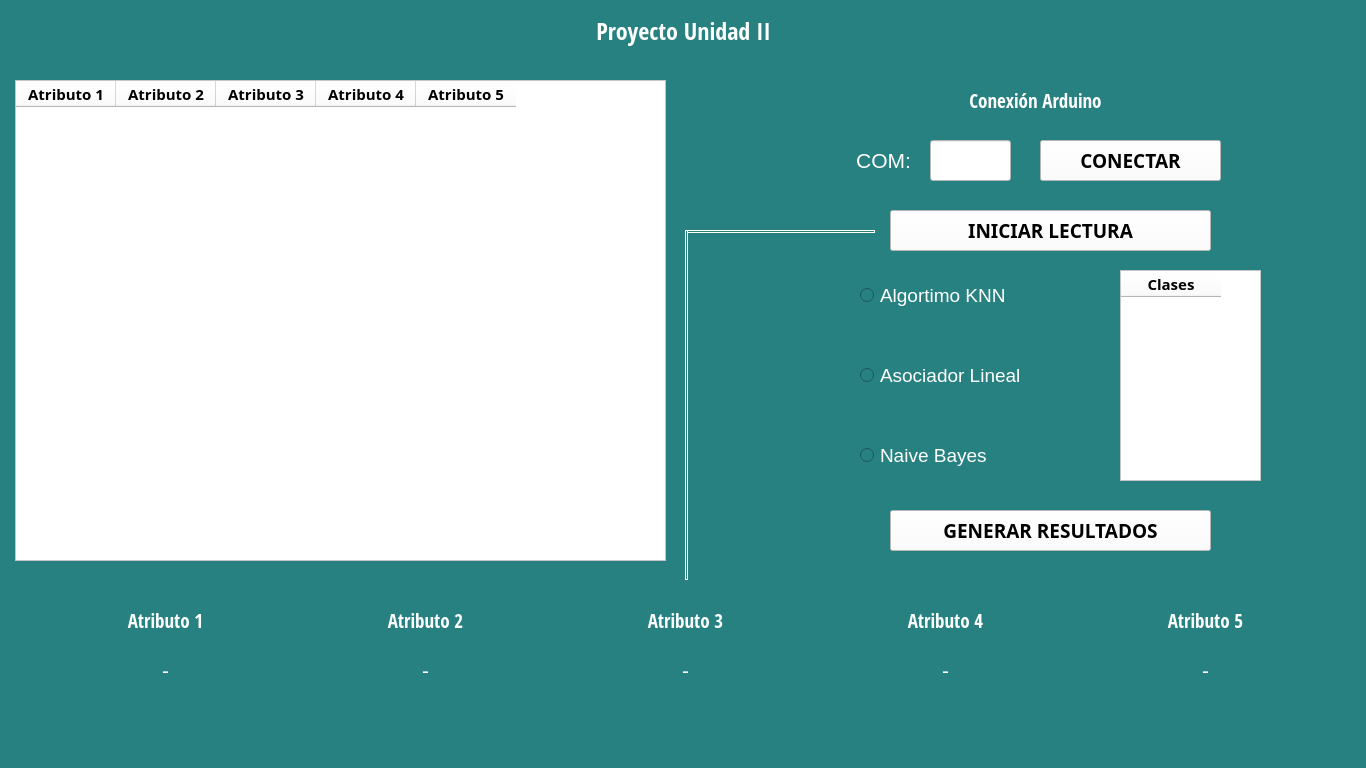
<?xml version="1.0" encoding="UTF-8"?>
<ui version="4.0">
 <class>MainWindow</class>
 <widget class="QMainWindow" name="MainWindow">
  <property name="geometry">
   <rect>
    <x>0</x>
    <y>0</y>
    <width>1366</width>
    <height>768</height>
   </rect>
  </property>
  <property name="maximumSize">
   <size>
    <width>1366</width>
    <height>768</height>
   </size>
  </property>
  <property name="windowTitle">
   <string>Proyecto Unidad 2</string>
  </property>
  <property name="styleSheet">
   <string notr="true">
background-color: rgb(40, 129, 129)</string>
  </property>
  <widget class="QWidget" name="centralwidget">
   <widget class="QLabel" name="label">
    <property name="geometry">
     <rect>
      <x>568</x>
      <y>10</y>
      <width>231</width>
      <height>41</height>
     </rect>
    </property>
    <property name="font">
     <font>
      <family>Open Sans Condensed</family>
      <pointsize>18</pointsize>
      <weight>75</weight>
      <bold>true</bold>
     </font>
    </property>
    <property name="styleSheet">
     <string notr="true">color: rgb(255, 255, 255);</string>
    </property>
    <property name="text">
     <string>Proyecto Unidad II</string>
    </property>
    <property name="alignment">
     <set>Qt::AlignCenter</set>
    </property>
   </widget>
   <widget class="QTableWidget" name="tabla">
    <property name="geometry">
     <rect>
      <x>15</x>
      <y>80</y>
      <width>651</width>
      <height>481</height>
     </rect>
    </property>
    <property name="font">
     <font>
      <family>Frutiger LT Std 47 Light Cn</family>
      <pointsize>11</pointsize>
      <weight>75</weight>
      <bold>true</bold>
     </font>
    </property>
    <property name="styleSheet">
     <string notr="true">background-color: rgb(255, 255, 255);</string>
    </property>
    <column>
     <property name="text">
      <string>Atributo 1</string>
     </property>
     <property name="font">
      <font>
       <family>Frutiger LT Std 47 Light Cn</family>
       <pointsize>11</pointsize>
       <weight>75</weight>
       <bold>true</bold>
      </font>
     </property>
    </column>
    <column>
     <property name="text">
      <string>Atributo 2</string>
     </property>
     <property name="font">
      <font>
       <family>Frutiger LT Std 47 Light Cn</family>
       <pointsize>11</pointsize>
       <weight>75</weight>
       <bold>true</bold>
      </font>
     </property>
    </column>
    <column>
     <property name="text">
      <string>Atributo 3</string>
     </property>
     <property name="font">
      <font>
       <family>Frutiger LT Std 47 Light Cn</family>
       <pointsize>11</pointsize>
       <weight>75</weight>
       <bold>true</bold>
      </font>
     </property>
    </column>
    <column>
     <property name="text">
      <string>Atributo 4</string>
     </property>
     <property name="font">
      <font>
       <family>Frutiger LT Std 47 Light Cn</family>
       <pointsize>11</pointsize>
       <weight>75</weight>
       <bold>true</bold>
      </font>
     </property>
    </column>
    <column>
     <property name="text">
      <string>Atributo 5</string>
     </property>
     <property name="font">
      <font>
       <family>Frutiger LT Std 47 Light Cn</family>
       <pointsize>11</pointsize>
       <weight>75</weight>
       <bold>true</bold>
      </font>
     </property>
    </column>
   </widget>
   <widget class="QLabel" name="label_2">
    <property name="geometry">
     <rect>
      <x>920</x>
      <y>80</y>
      <width>231</width>
      <height>41</height>
     </rect>
    </property>
    <property name="font">
     <font>
      <family>Open Sans Condensed</family>
      <pointsize>14</pointsize>
      <weight>75</weight>
      <bold>true</bold>
     </font>
    </property>
    <property name="styleSheet">
     <string notr="true">color: rgb(255, 255, 255);</string>
    </property>
    <property name="text">
     <string>Conexión Arduino</string>
    </property>
    <property name="alignment">
     <set>Qt::AlignCenter</set>
    </property>
   </widget>
   <widget class="QLabel" name="label_3">
    <property name="geometry">
     <rect>
      <x>830</x>
      <y>140</y>
      <width>81</width>
      <height>41</height>
     </rect>
    </property>
    <property name="font">
     <font>
      <family>Arial</family>
      <pointsize>16</pointsize>
     </font>
    </property>
    <property name="styleSheet">
     <string notr="true">color: rgb(255, 255, 255);</string>
    </property>
    <property name="text">
     <string>COM:</string>
    </property>
    <property name="alignment">
     <set>Qt::AlignRight|Qt::AlignTrailing|Qt::AlignVCenter</set>
    </property>
   </widget>
   <widget class="QPushButton" name="btn_conectar">
    <property name="geometry">
     <rect>
      <x>1040</x>
      <y>140</y>
      <width>181</width>
      <height>41</height>
     </rect>
    </property>
    <property name="font">
     <font>
      <family>Frutiger LT Std 47 Light Cn</family>
      <pointsize>14</pointsize>
      <weight>75</weight>
      <bold>true</bold>
     </font>
    </property>
    <property name="styleSheet">
     <string notr="true">background-color: rgb(255, 255, 255);</string>
    </property>
    <property name="text">
     <string>CONECTAR</string>
    </property>
   </widget>
   <widget class="QRadioButton" name="radio_knn">
    <property name="geometry">
     <rect>
      <x>860</x>
      <y>280</y>
      <width>191</width>
      <height>31</height>
     </rect>
    </property>
    <property name="font">
     <font>
      <family>Arial</family>
      <pointsize>14</pointsize>
     </font>
    </property>
    <property name="styleSheet">
     <string notr="true">color: rgb(255, 255, 255);</string>
    </property>
    <property name="text">
     <string>Algortimo KNN</string>
    </property>
   </widget>
   <widget class="QRadioButton" name="radio_asociador">
    <property name="geometry">
     <rect>
      <x>860</x>
      <y>360</y>
      <width>201</width>
      <height>31</height>
     </rect>
    </property>
    <property name="font">
     <font>
      <family>Arial</family>
      <pointsize>14</pointsize>
     </font>
    </property>
    <property name="styleSheet">
     <string notr="true">color: rgb(255, 255, 255);</string>
    </property>
    <property name="text">
     <string>Asociador Lineal</string>
    </property>
   </widget>
   <widget class="QRadioButton" name="radio_naive">
    <property name="geometry">
     <rect>
      <x>860</x>
      <y>440</y>
      <width>201</width>
      <height>31</height>
     </rect>
    </property>
    <property name="font">
     <font>
      <family>Arial</family>
      <pointsize>14</pointsize>
     </font>
    </property>
    <property name="styleSheet">
     <string notr="true">color: rgb(255, 255, 255);</string>
    </property>
    <property name="text">
     <string>Naive Bayes</string>
    </property>
   </widget>
   <widget class="QPushButton" name="btn_iniciar">
    <property name="geometry">
     <rect>
      <x>890</x>
      <y>210</y>
      <width>321</width>
      <height>41</height>
     </rect>
    </property>
    <property name="font">
     <font>
      <family>Frutiger LT Std 47 Light Cn</family>
      <pointsize>14</pointsize>
      <weight>75</weight>
      <bold>true</bold>
     </font>
    </property>
    <property name="styleSheet">
     <string notr="true">background-color: rgb(255, 255, 255);</string>
    </property>
    <property name="text">
     <string>INICIAR LECTURA</string>
    </property>
   </widget>
   <widget class="Line" name="line">
    <property name="geometry">
     <rect>
      <x>685</x>
      <y>230</y>
      <width>190</width>
      <height>3</height>
     </rect>
    </property>
    <property name="styleSheet">
     <string notr="true">border: 0.5px rgb(255, 255, 255);
border-style: inset;</string>
    </property>
    <property name="orientation">
     <enum>Qt::Horizontal</enum>
    </property>
   </widget>
   <widget class="Line" name="line_2">
    <property name="geometry">
     <rect>
      <x>685</x>
      <y>230</y>
      <width>3</width>
      <height>350</height>
     </rect>
    </property>
    <property name="styleSheet">
     <string notr="true">border: 0.5px rgb(255, 255, 255);
border-style: inset;</string>
    </property>
    <property name="orientation">
     <enum>Qt::Vertical</enum>
    </property>
   </widget>
   <widget class="QLabel" name="label_4">
    <property name="geometry">
     <rect>
      <x>50</x>
      <y>600</y>
      <width>231</width>
      <height>41</height>
     </rect>
    </property>
    <property name="font">
     <font>
      <family>Open Sans Condensed</family>
      <pointsize>14</pointsize>
      <weight>75</weight>
      <bold>true</bold>
     </font>
    </property>
    <property name="styleSheet">
     <string notr="true">color: rgb(255, 255, 255);
</string>
    </property>
    <property name="text">
     <string>Atributo 1</string>
    </property>
    <property name="alignment">
     <set>Qt::AlignCenter</set>
    </property>
   </widget>
   <widget class="QLabel" name="label_5">
    <property name="geometry">
     <rect>
      <x>310</x>
      <y>600</y>
      <width>231</width>
      <height>41</height>
     </rect>
    </property>
    <property name="font">
     <font>
      <family>Open Sans Condensed</family>
      <pointsize>14</pointsize>
      <weight>75</weight>
      <bold>true</bold>
     </font>
    </property>
    <property name="styleSheet">
     <string notr="true">color: rgb(255, 255, 255);
</string>
    </property>
    <property name="text">
     <string>Atributo 2</string>
    </property>
    <property name="alignment">
     <set>Qt::AlignCenter</set>
    </property>
   </widget>
   <widget class="QLabel" name="label_6">
    <property name="geometry">
     <rect>
      <x>570</x>
      <y>600</y>
      <width>231</width>
      <height>41</height>
     </rect>
    </property>
    <property name="font">
     <font>
      <family>Open Sans Condensed</family>
      <pointsize>14</pointsize>
      <weight>75</weight>
      <bold>true</bold>
     </font>
    </property>
    <property name="styleSheet">
     <string notr="true">color: rgb(255, 255, 255);
</string>
    </property>
    <property name="text">
     <string>Atributo 3</string>
    </property>
    <property name="alignment">
     <set>Qt::AlignCenter</set>
    </property>
   </widget>
   <widget class="QLabel" name="label_7">
    <property name="geometry">
     <rect>
      <x>830</x>
      <y>600</y>
      <width>231</width>
      <height>41</height>
     </rect>
    </property>
    <property name="font">
     <font>
      <family>Open Sans Condensed</family>
      <pointsize>14</pointsize>
      <weight>75</weight>
      <bold>true</bold>
     </font>
    </property>
    <property name="styleSheet">
     <string notr="true">color: rgb(255, 255, 255);
</string>
    </property>
    <property name="text">
     <string>Atributo 4</string>
    </property>
    <property name="alignment">
     <set>Qt::AlignCenter</set>
    </property>
   </widget>
   <widget class="QLabel" name="label_8">
    <property name="geometry">
     <rect>
      <x>1090</x>
      <y>600</y>
      <width>231</width>
      <height>41</height>
     </rect>
    </property>
    <property name="font">
     <font>
      <family>Open Sans Condensed</family>
      <pointsize>14</pointsize>
      <weight>75</weight>
      <bold>true</bold>
     </font>
    </property>
    <property name="styleSheet">
     <string notr="true">color: rgb(255, 255, 255);
</string>
    </property>
    <property name="text">
     <string>Atributo 5</string>
    </property>
    <property name="alignment">
     <set>Qt::AlignCenter</set>
    </property>
   </widget>
   <widget class="QLabel" name="label_atributo3">
    <property name="geometry">
     <rect>
      <x>570</x>
      <y>650</y>
      <width>231</width>
      <height>41</height>
     </rect>
    </property>
    <property name="font">
     <font>
      <family>Arial</family>
      <pointsize>16</pointsize>
     </font>
    </property>
    <property name="styleSheet">
     <string notr="true">color: rgb(255, 255, 255);
</string>
    </property>
    <property name="text">
     <string>-</string>
    </property>
    <property name="alignment">
     <set>Qt::AlignCenter</set>
    </property>
   </widget>
   <widget class="QLabel" name="label_atributo1">
    <property name="geometry">
     <rect>
      <x>50</x>
      <y>650</y>
      <width>231</width>
      <height>41</height>
     </rect>
    </property>
    <property name="font">
     <font>
      <family>Arial</family>
      <pointsize>16</pointsize>
     </font>
    </property>
    <property name="styleSheet">
     <string notr="true">color: rgb(255, 255, 255);
</string>
    </property>
    <property name="text">
     <string>-</string>
    </property>
    <property name="alignment">
     <set>Qt::AlignCenter</set>
    </property>
   </widget>
   <widget class="QLabel" name="label_atributo2">
    <property name="geometry">
     <rect>
      <x>310</x>
      <y>650</y>
      <width>231</width>
      <height>41</height>
     </rect>
    </property>
    <property name="font">
     <font>
      <family>Arial</family>
      <pointsize>16</pointsize>
     </font>
    </property>
    <property name="styleSheet">
     <string notr="true">color: rgb(255, 255, 255);
</string>
    </property>
    <property name="text">
     <string>-</string>
    </property>
    <property name="alignment">
     <set>Qt::AlignCenter</set>
    </property>
   </widget>
   <widget class="QLabel" name="label_atributo5">
    <property name="geometry">
     <rect>
      <x>1090</x>
      <y>650</y>
      <width>231</width>
      <height>41</height>
     </rect>
    </property>
    <property name="font">
     <font>
      <family>Arial</family>
      <pointsize>16</pointsize>
     </font>
    </property>
    <property name="styleSheet">
     <string notr="true">color: rgb(255, 255, 255);
border-color: rgb(255, 255, 255);
</string>
    </property>
    <property name="text">
     <string>-</string>
    </property>
    <property name="alignment">
     <set>Qt::AlignCenter</set>
    </property>
   </widget>
   <widget class="QLabel" name="label_atributo4">
    <property name="geometry">
     <rect>
      <x>830</x>
      <y>650</y>
      <width>231</width>
      <height>41</height>
     </rect>
    </property>
    <property name="font">
     <font>
      <family>Arial</family>
      <pointsize>16</pointsize>
     </font>
    </property>
    <property name="styleSheet">
     <string notr="true">color: rgb(255, 255, 255);
</string>
    </property>
    <property name="text">
     <string>-</string>
    </property>
    <property name="alignment">
     <set>Qt::AlignCenter</set>
    </property>
   </widget>
   <widget class="QPushButton" name="btn_resultados">
    <property name="geometry">
     <rect>
      <x>890</x>
      <y>510</y>
      <width>321</width>
      <height>41</height>
     </rect>
    </property>
    <property name="font">
     <font>
      <family>Frutiger LT Std 47 Light Cn</family>
      <pointsize>14</pointsize>
      <weight>75</weight>
      <bold>true</bold>
     </font>
    </property>
    <property name="styleSheet">
     <string notr="true">background-color: rgb(255, 255, 255);</string>
    </property>
    <property name="text">
     <string>GENERAR RESULTADOS</string>
    </property>
   </widget>
   <widget class="QTableWidget" name="clases">
    <property name="geometry">
     <rect>
      <x>1120</x>
      <y>270</y>
      <width>141</width>
      <height>211</height>
     </rect>
    </property>
    <property name="font">
     <font>
      <family>Frutiger LT Std 47 Light Cn</family>
      <pointsize>11</pointsize>
      <weight>75</weight>
      <bold>true</bold>
     </font>
    </property>
    <property name="styleSheet">
     <string notr="true">background-color: rgb(255, 255, 255);</string>
    </property>
    <column>
     <property name="text">
      <string>Clases</string>
     </property>
     <property name="font">
      <font>
       <family>Frutiger LT Std 47 Light Cn</family>
       <pointsize>11</pointsize>
       <weight>75</weight>
       <bold>true</bold>
      </font>
     </property>
    </column>
   </widget>
   <widget class="QLineEdit" name="txt_com">
    <property name="geometry">
     <rect>
      <x>930</x>
      <y>140</y>
      <width>81</width>
      <height>41</height>
     </rect>
    </property>
    <property name="font">
     <font>
      <family>Frutiger LT Std 47 Light Cn</family>
      <pointsize>11</pointsize>
      <weight>75</weight>
      <bold>true</bold>
     </font>
    </property>
    <property name="styleSheet">
     <string notr="true">background-color: rgb(255, 255, 255);</string>
    </property>
    <property name="alignment">
     <set>Qt::AlignCenter</set>
    </property>
   </widget>
  </widget>
  <widget class="QMenuBar" name="menubar">
   <property name="geometry">
    <rect>
     <x>0</x>
     <y>0</y>
     <width>1366</width>
     <height>26</height>
    </rect>
   </property>
  </widget>
  <widget class="QStatusBar" name="statusbar"/>
 </widget>
 <resources/>
 <connections/>
</ui>
